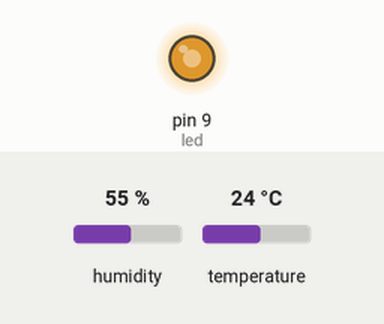
A sketch run on a simulated Arduino Uno, built with avr-gcc and run on an emulated ATmega328P. Parts: output pins drawn as LEDs (lit = HIGH). The inputs (shaded band) are chosen by the test bench; at power-on: temperature 24 °C, humidity 55 %. What the sketch prints to the serial monitor is not drawn.

Above: at 5.2 s.
5.3 s: temperature set to 28 °C
At 7.4 s:
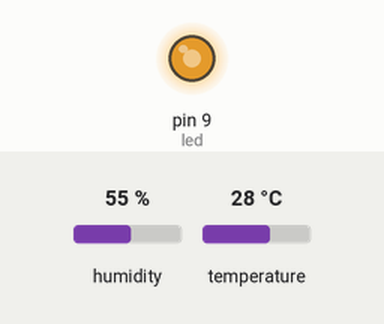
8.6 s: humidity set to 22 %
At 10.0 s:
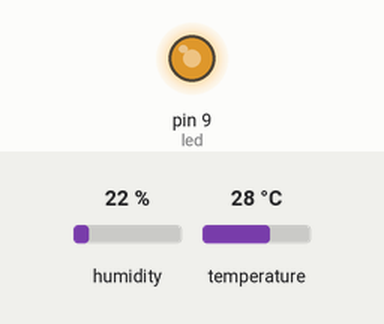
Timing chart, 0 to 11.6 s (numbered marks = the images above; inputs shaded):
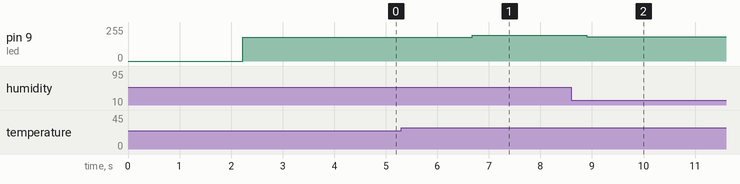

Measured:
- after the input at 5.3 s, pin 9 (led): 178/255 → 193/255 after 1.4 s
- after the input at 8.6 s, pin 9 (led): 193/255 → 181/255 after 0.30 s

The sketch:

DHT1.ino
```cpp
// <> 라이브러리, "" 사용자
#include <DHT.h>

// 1-wire 시리얼 통신
//-- global static
#define DHTPIN 2     // Digital pin connected to the DHT sensor

// 멤버 고정 변수
// const int pin = 2;

// Feather HUZZAH ESP8266 note: use pins 3, 4, 5, 12, 13 or 14 --
// Pin 15 can work but DHT must be disconnected during program upload.

// Uncomment whatever type you're using!
#define DHTTYPE DHT11   // DHT11

// Initialize DHT sensor.
// Note that older versions of this library took an optional third parameter to
// tweak the timings for faster processors.  This parameter is no longer needed
// as the current DHT reading algorithm adjusts itself to work on faster procs.
// 클래스로 객체 생성
DHT dht(DHTPIN, DHTTYPE);

const int led = 9;

void setup() {
  Serial.begin(9600);
  Serial.println(F("DHT11 Start!"));

  dht.begin();

  pinMode(led,OUTPUT);
}

void loop() {
  // Wait a few seconds between measurements.
  delay(2200);

  // Reading temperature or humidity takes about 250 milliseconds!
  // Sensor readings may also be up to 2 seconds 'old' (its a very slow sensor)
  float h = dht.readHumidity();
  // Read temperature as Celsius (the default)
  float t = dht.readTemperature();
  // Read temperature as Fahrenheit (isFahrenheit = true)
  float f = dht.readTemperature(true);


  // Check if any reads failed and exit early (to try again).
  if (isnan(h) || isnan(t) || isnan(f)) {
    Serial.println(F("Failed to read from DHT sensor!"));
    return;
  }

  float degree = (1.8 * t) - 0.55*(1 - h/100)*(1.8*t - 26) + 32;


  Serial.print(F("Humidity: "));
  Serial.print(h);
  Serial.print(F("%  Temperature: "));
  Serial.print(t);
  Serial.print(F("%  불쾌지수: "));
  Serial.println(degree);

  int out = map(degree, 0, 100, 0,255);
  analogWrite(led, out);
}
```
